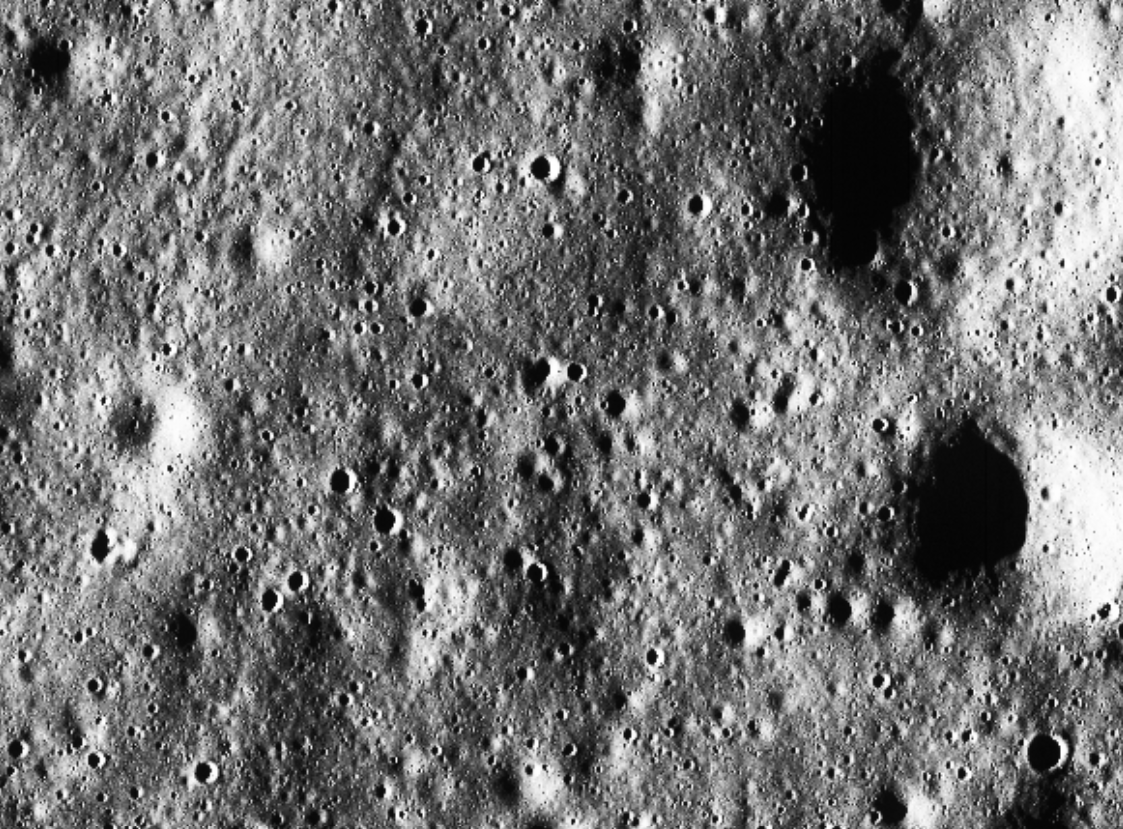
#> input picture DevJams/Module1_2_Integrated/inputs/test.png, 1123 x 829 px, found by its file name
$ python module_2_hp.py   (older library calls are emulated)
#> lines starting #> are read from the running program, lines starting #| are printed output that depends on the picture
import os
import numpy as np
import cv2
import matplotlib.pyplot as plt
import matplotlib.cm as cm
from concurrent.futures import ProcessPoolExecutor


TILE_SIZE = 512
OVERLAP = 100

# Original parameters
CRATER_SCALES         = [0.012, 0.022, 0.035, 0.05]
CRATER_PERCENTILE     = 96
CRATER_MIN_AREA_FRAC  = 0.008 ** 2
CRATER_CIRCULARITY    = 0.35
DARK_SHADOW_THRESH    = 45
DARK_MIN_AREA_FRAC    = 0.02 ** 2
DARK_CIRCULARITY      = 0.05
STEEP_PERCENTILE      = 93
MIN_STEEP_AREA        = 20
BOULDER_MIN_AREA      = 2
BOULDER_MAX_AREA      = 35
ALPHA                 = 1
CRATER_DANGER_RADIUS  = 0.05
HAZARD_DANGER_RADIUS  = 0.02


# ---------- Worker function (unchanged logic, processes ONE tile) ----------
def process_tile(args):
    tile_img, y1, y2, x1, x2 = args

    gray_u8 = cv2.cvtColor(tile_img, cv2.COLOR_BGR2GRAY)
    H, W = gray_u8.shape
    diag = float(np.sqrt(H**2 + W**2))
    den = cv2.medianBlur(gray_u8, 3)

    # Craters
    crater_radii = [max(3, int(diag * f)) for f in CRATER_SCALES]
    blackhat_stack = np.zeros((H, W), dtype=np.float32)
    for r in crater_radii:
        k = cv2.getStructuringElement(cv2.MORPH_ELLIPSE, (2 * r + 1, 2 * r + 1))
        bh = cv2.morphologyEx(den, cv2.MORPH_BLACKHAT, k).astype(np.float32)
        blackhat_stack = np.maximum(blackhat_stack, bh)

    thr = np.percentile(blackhat_stack, CRATER_PERCENTILE)
    crater_bin = (blackhat_stack > thr).astype(np.uint8)
    crater_bin = cv2.morphologyEx(crater_bin, cv2.MORPH_CLOSE, np.ones((3, 3), np.uint8))

    n_labels, labels, stats, _ = cv2.connectedComponentsWithStats(crater_bin, connectivity=8)
    crater_mask = np.zeros((H, W), dtype=bool)
    min_area = CRATER_MIN_AREA_FRAC * diag**2
    for i in range(1, n_labels):
        area = stats[i, cv2.CC_STAT_AREA]
        if area < min_area:
            continue
        comp = (labels == i).astype(np.uint8)
        cnts, _ = cv2.findContours(comp, cv2.RETR_EXTERNAL, cv2.CHAIN_APPROX_SIMPLE)
        if not cnts:
            continue
        c = max(cnts, key=cv2.contourArea)
        perim = cv2.arcLength(c, True)
        if perim == 0:
            continue
        circularity = 4 * np.pi * area / (perim**2)
        if circularity > CRATER_CIRCULARITY:
            crater_mask |= (labels == i)

    # Dark shadows
    _, dark_bin = cv2.threshold(den, DARK_SHADOW_THRESH, 255, cv2.THRESH_BINARY_INV)
    contours, _ = cv2.findContours(dark_bin, cv2.RETR_EXTERNAL, cv2.CHAIN_APPROX_SIMPLE)
    dark_min_area = DARK_MIN_AREA_FRAC * diag**2
    for c in contours:
        area = cv2.contourArea(c)
        if area < dark_min_area:
            continue
        perim = cv2.arcLength(c, True)
        if perim == 0:
            continue
        circularity = 4 * np.pi * area / (perim**2)
        if circularity > DARK_CIRCULARITY:
            tmp = np.zeros((H, W), dtype=np.uint8)
            cv2.drawContours(tmp, [c], -1, 1, -1)
            crater_mask |= tmp.astype(bool)

    # Boulders
    k_small = cv2.getStructuringElement(cv2.MORPH_ELLIPSE, (7, 7))
    tophat = cv2.morphologyEx(den, cv2.MORPH_TOPHAT, k_small)
    boulder_bin = (tophat > np.percentile(tophat, 99.2)).astype(np.uint8)
    n_labels_b, labels_b, stats_b, _ = cv2.connectedComponentsWithStats(boulder_bin, connectivity=8)
    boulder_mask = np.zeros((H, W), dtype=bool)
    for i in range(1, n_labels_b):
        area = stats_b[i, cv2.CC_STAT_AREA]
        if BOULDER_MIN_AREA <= area <= BOULDER_MAX_AREA:
            boulder_mask |= (labels_b == i)
    boulder_mask &= ~crater_mask

    # Steep slopes
    gray = gray_u8.astype(np.float32) / 255.0
    blur = cv2.GaussianBlur(gray, (0, 0), sigmaX=2.5)
    gx = cv2.Sobel(blur, cv2.CV_64F, 1, 0, ksize=5)
    gy = cv2.Sobel(blur, cv2.CV_64F, 0, 1, ksize=5)
    grad_mag = np.sqrt(gx**2 + gy**2)
    steep_raw = grad_mag > np.percentile(grad_mag, STEEP_PERCENTILE)
    steep_clean = cv2.morphologyEx(steep_raw.astype(np.uint8), cv2.MORPH_OPEN, np.ones((3, 3), np.uint8))
    n_labels2, labels2, stats2, _ = cv2.connectedComponentsWithStats(steep_clean, connectivity=8)
    steep_mask = np.zeros((H, W), dtype=bool)
    for i in range(1, n_labels2):
        if stats2[i, cv2.CC_STAT_AREA] >= MIN_STEEP_AREA:
            steep_mask |= (labels2 == i)
    steep_mask &= ~crater_mask
    hazard_mask = steep_mask | boulder_mask

    # Continuous risk
    crater_buffer_px = diag * CRATER_DANGER_RADIUS
    hazard_buffer_px = diag * HAZARD_DANGER_RADIUS

    bg_crater = (~crater_mask).astype(np.uint8) * 255
    dist_crater = cv2.distanceTransform(bg_crater, cv2.DIST_L2, 5)
    bg_hazard = (~hazard_mask).astype(np.uint8) * 255
    dist_hazard = cv2.distanceTransform(bg_hazard, cv2.DIST_L2, 5)

    risk_crater = np.clip(1.0 - (dist_crater / crater_buffer_px), 0.0, 1.0)
    risk_hazard = np.clip(1.0 - (dist_hazard / hazard_buffer_px), 0.0, 1.0)
    total_risk = np.maximum(risk_crater, risk_hazard)

    return y1, y2, x1, x2, total_risk


def generate_hazard_overlay(image_path: str, output_dir: str = "Outlay", show: bool = True) -> str:
    """
    Run the tiled crater/boulder/steep-slope hazard analysis on `image_path`
    and save the resulting overlay image into `output_dir`.

    Folder behavior:
      - If `output_dir` already exists, the new overlay is added alongside
        whatever is already in there (nothing existing is touched/deleted).
      - If `output_dir` does not exist, it is created.

    Returns the full path to the saved overlay image.
    """
#> called with output_dir = 'Outlay', show = False
    if not os.path.isfile(image_path):
        raise FileNotFoundError(f"Could not find image at: {image_path}")

    raw = cv2.imread(image_path)
#> raw is the input picture: shape (829, 1123, 3); min 2, max 255, mean 113.5
    if raw is None:
        raise ValueError(f"OpenCV could not read image at: {image_path}")

    h, w = raw.shape[:2]
#> h = 829; w = 1123
    final_risk_map = np.zeros((h, w), dtype=np.float32)

    tasks = []
    for y in range(0, h, TILE_SIZE - OVERLAP):
        for x in range(0, w, TILE_SIZE - OVERLAP):
            y2 = min(y + TILE_SIZE, h)
            x2 = min(x + TILE_SIZE, w)
            tile = raw[y:y2, x:x2]
            tasks.append((tile, y, y2, x, x2))
#> after the loop, tasks = 9 items

    print(f"Starting parallel processing on {len(tasks)} tiles...")
#> (printed output is left out)
    with ProcessPoolExecutor() as executor:
        results = executor.map(process_tile, tasks)

    print("Stitching map...")
    for y1, y2, x1, x2, risk_tile in results:
        final_risk_map[y1:y2, x1:x2] = np.maximum(final_risk_map[y1:y2, x1:x2], risk_tile)
#> this loop made 9 passes
#> (y1, y2, x1, x2) on passes 1 to 9: (0, 512, 0, 512), (0, 512, 412, 924), (0, 512, 824, 1123), (412, 829, 0, 512), (412, 829, 412, 924), (412, 829, 824, 1123), (824, 829, 0, 512), (824, 829, 412, 924), (824, 829, 824, 1123)
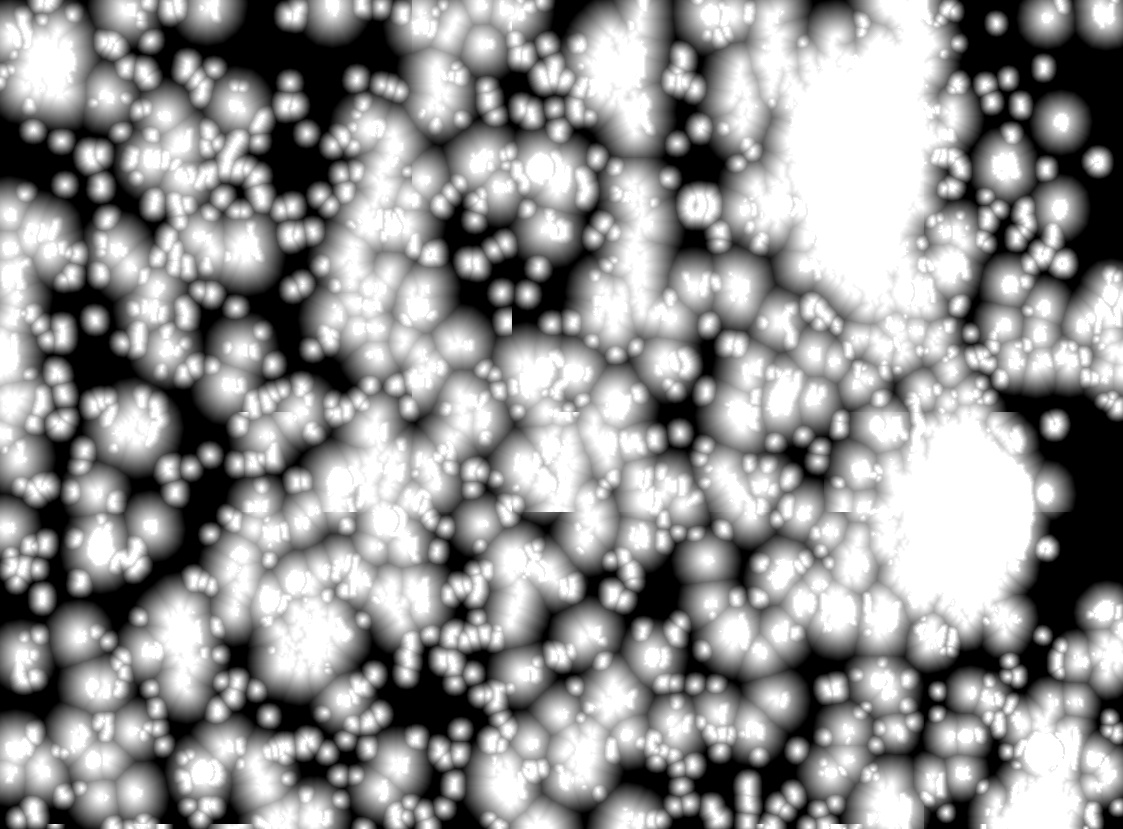
#> final_risk_map: shape (829, 1123) float32; min 0, max 1, mean 0.582

    gray_u8_full = cv2.cvtColor(raw, cv2.COLOR_BGR2GRAY).astype(np.float32) / 255.0
    colormap = plt.get_cmap('RdYlGn_r')
    risk_color = colormap(final_risk_map)[..., :3]
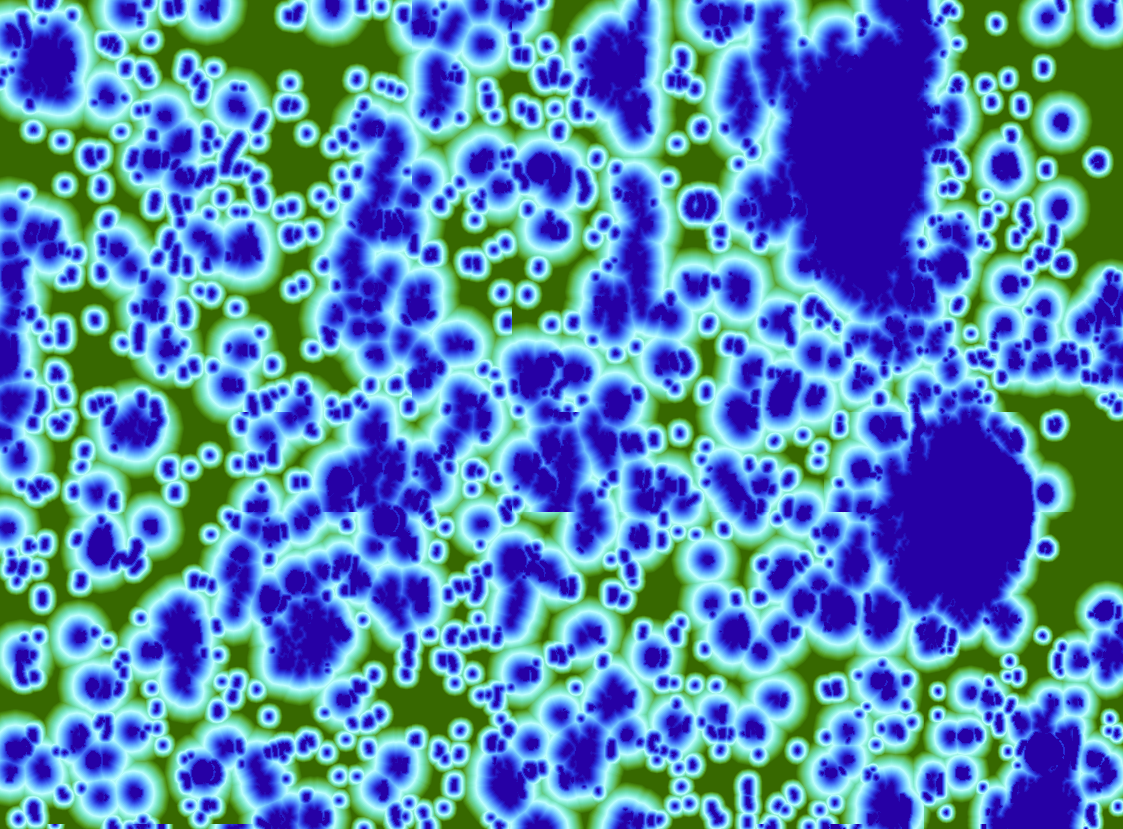
#> risk_color: shape (829, 1123, 3) float64; mean of channels 0, 1, 2 0.699, 0.525, 0.344; drawn as B, G, R
    gray_rgb = np.stack([gray_u8_full, gray_u8_full, gray_u8_full], axis=-1)
    overlay = np.clip(gray_rgb * (1 - ALPHA) + risk_color * ALPHA, 0, 1)

    # --- Folder handling: create "Outlay" if missing, otherwise reuse it ---
    if os.path.isdir(output_dir):
        print(f"Folder '{output_dir}' already exists -- new image will be added to it.")
    else:
        os.makedirs(output_dir)
        print(f"Folder '{output_dir}' created.")

    base_name = os.path.splitext(os.path.basename(image_path))[0]
    out_path = os.path.join(output_dir, f"{base_name}_hazard_overlay.png")

    # Don't overwrite a previous result for the same input image
    counter = 1
    while os.path.exists(out_path):
        out_path = os.path.join(output_dir, f"{base_name}_hazard_overlay_{counter}.png")
        counter += 1

    overlay_bgr = cv2.cvtColor((overlay * 255).astype(np.uint8), cv2.COLOR_RGB2BGR)
    cv2.imwrite(out_path, overlay_bgr)
    print(f"Saved hazard overlay to: {out_path}")

    if show:
        fig, ax = plt.subplots(1, 2, figsize=(20, 10))
        ax[0].imshow(cv2.cvtColor(raw, cv2.COLOR_BGR2RGB))
        ax[0].set_title("Original High-Res Image")
        ax[0].axis('off')
        ax[1].imshow(overlay)
        ax[1].set_title("Continuous Hazard Map")
        ax[1].axis('off')
        sm = plt.cm.ScalarMappable(cmap='RdYlGn_r', norm=plt.Normalize(vmin=0, vmax=1))
        sm.set_array([])
        fig.colorbar(sm, ax=ax[1], fraction=0.046, pad=0.04)
        plt.tight_layout()
        plt.show()

    return out_path


if __name__ == "__main__":
    user_image_path = r"C:\Users\bijan\Desktop\DevJams\Module1_2_Integrated\inputs\test.png"
    generate_hazard_overlay(user_image_path, show=False)
